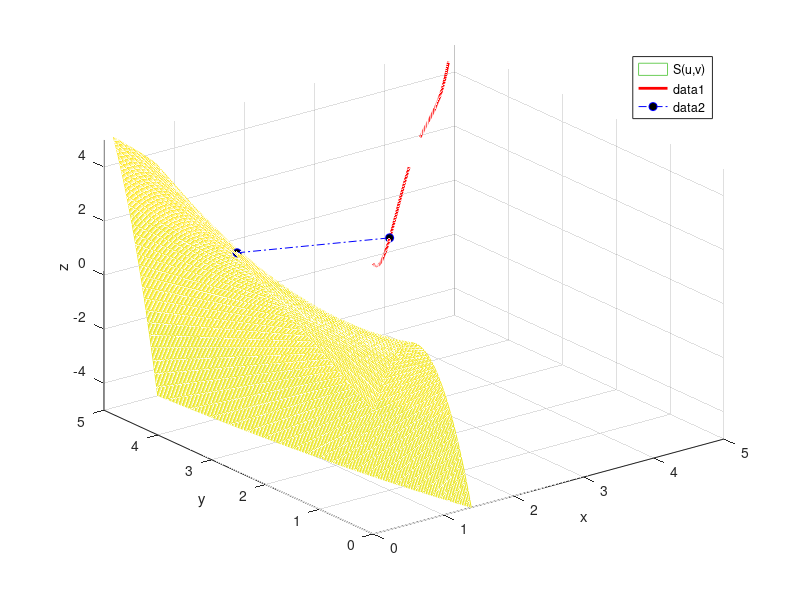

Write MATLAB code to recreate this figure.
u=[0:0.005:1];
v=[0:0.005:1];
x=5*u;
y=5*v;
[X,Y]=meshgrid(x,y);
z=-0.38+25/3.*X+4/3.*Y-25/3.*X.*X-10/3.*X.*Y;
mesh(X,Y,z);
axis([0 5 0 5 -5 5]);
legend('S(u,v)');
xlabel('x');
ylabel('y');
zlabel('z');
grid on;
hold on;
t=[0:0.005:1];
qx=5*t;
qy=5*t;
qz=53.976.*t.^4-104.64.*t.^3+64.256.*t.^2-12.589.*t+5;
plot3(qx,qy,qz,'-r','LineWidth',2);
hold on;
t0=2.0109e-01 ;   
u0=6.4025e-03;   
v0=5.1381e-01;
x0=5*u0;
y0=5*v0;
z0=-0.38+25/3.*x0+4/3.*y0-25/3.*x0.*x0-10/3.*x0.*y0;
P1=[x0,y0,z0];
P2=[5*t0,5*t0,25/6.*t0.*t0-25/6*t0+5];
plot3([P1(1) P2(1)],[P1(2) P2(2)],[P1(3) P2(3)],'-.ob','MarkerFaceColor','k');
